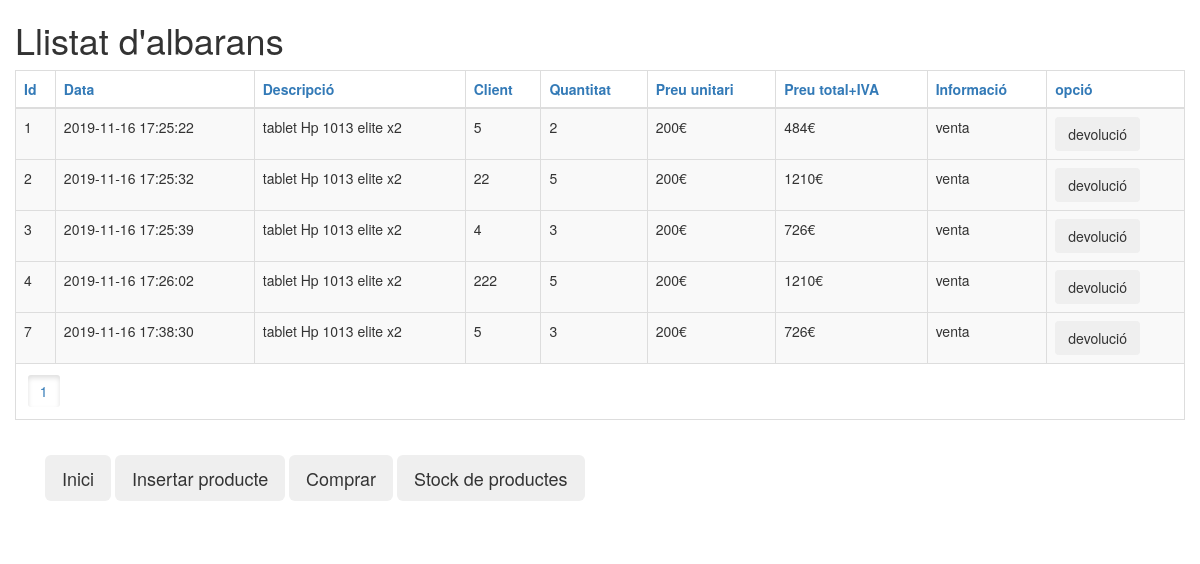
Screenshot of /intro.php with the database file from the repository.
### tables this page shows
CREATE TABLE `albara_detall` (
  `id_lin` int(11) NOT NULL,
  `rid_venda` int(11) NOT NULL,
  `rid_prod` int(11) NOT NULL,
  `unitats` double NOT NULL,
  `preu_total_iva` double NOT NULL,
  `tipus_mov` varchar(10) NOT NULL
);

CREATE TABLE `albara` (
  `id_venta` int(11) NOT NULL,
  `rid_client` int(11) NOT NULL,
  `dia` timestamp NOT NULL DEFAULT current_timestamp() ON UPDATE current_timestamp(),
  `nombre` varchar(500) NOT NULL
);

CREATE TABLE `producte` (
  `id_producte` int(11) NOT NULL,
  `stock_act` double NOT NULL,
  `preu` double NOT NULL,
  `nombre_producte` varchar(500) NOT NULL
);

### intro.php (the view, shortened to what this page needs)
<?php
require_once('conector.php');
$stmt = $link->prepare('SELECT a.*,ad.*,p.* from albara a , albara_detall ad,producte p  where a.id_venta = ad.rid_venda and ad.rid_prod=p.id_producte');
$stmt->execute();
?>
<!DOCTYPE html>
<html lang="es">
<head>
    <link rel="stylesheet" type="text/css" href="https://maxcdn.bootstrapcdn.com/bootstrap/3.3.7/css/bootstrap.min.css">
    <link rel="stylesheet" type="text/css" href="https://cdn.datatables.net/v/dt/dt-1.10.20/datatables.min.css" />
</head>
<body>
    <div class="container-fluid">
        <h1>Llistat d'albarans</h1>
        <table id="taulaResultats" class="table table-responsive table-bordered table-striped">
            <thead>
                <th>Id</th>
                <th>Data</th>
                <th>Descripció</th>
                <th>Client</th>
                <th>Quantitat</th>
                <th>Preu unitari</th>
                <th>Preu total+IVA</th>
                <th>Informació</th>
                <th>opció</th>
            </thead>
            <tbody>
                <?php
        while($row = $stmt->fetch(PDO::FETCH_ASSOC)){
            echo "<form action='intro.php' method='post'>";
                  if($row['tipus_mov']=="V"){
                $info="venta";
            }else{
                $info="devolució";
            }
            $cliente=$row['rid_client'];
            $idVenta=$row['id_venta'];
            print("<tr>");
            print("<td>$idVenta</td>");
            print("<td>".$row['dia']."</td>");
            print("<td>".$row['nombre']."</td><td>$cliente</td>");
            print("<td>".$row['unitats']."</td><td>".$row['preu']."€</td><td>".$row['preu_total_iva']."€</td><td>$info</td><td>
            <input type='hidden' name='mov' value='".$row['tipus_mov']."'>
            <input type='hidden' name='idV' value='".$row['id_venta']."'>
            <input type='hidden' name='sto' value='".$row['stock_act']."'>
            <input type='hidden' name='un' value='".$row['unitats']."'>
            <input type='hidden' name='idP' value='".$row['id_producte']."'>
            <button id='deli' type='submit' class='btn' name='devol'>devolució</button></td><tr></form>");
        }
        ?>
            </tbody>
        </table>
        <div class="container pull-left">
            <div class="panel-body">
                <form action="intro.php" method="post">
                    <input class="btn  btn-lg btn" type="submit" name="tornar" value="Inici">
                    <input class="btn  btn-lg btn" type="submit" name="insertar" value="Insertar producte" >
                    <input class="btn  btn-lg btn" type="submit" name="comprar" value="Comprar">
                    <input class="btn  btn-lg btn" type="submit" name="stock" value="Stock de productes" id="st">
                </form>
            </div>
        </div>
    </div>
</body>
</html>

### rows the page displays
albara_detall: rid_venda.id_venta "1", rid_venda.dia "2019-11-16 17:25:22", rid_venda.nombre "tablet Hp 1013 elite x2", rid_venda.rid_client "5", unitats "2", rid_prod.preu "200", preu_total_iva "484", tipus_mov "venta"
albara_detall: rid_venda.id_venta "2", rid_venda.dia "2019-11-16 17:25:32", rid_venda.nombre "tablet Hp 1013 elite x2", rid_venda.rid_client "22", unitats "5", rid_prod.preu "200", preu_total_iva "1210", tipus_mov "venta"
albara_detall: rid_venda.id_venta "3", rid_venda.dia "2019-11-16 17:25:39", rid_venda.nombre "tablet Hp 1013 elite x2", rid_venda.rid_client "4", unitats "3", rid_prod.preu "200", preu_total_iva "726", tipus_mov "venta"
albara_detall: rid_venda.id_venta "4", rid_venda.dia "2019-11-16 17:26:02", rid_venda.nombre "tablet Hp 1013 elite x2", rid_venda.rid_client "222", unitats "5", rid_prod.preu "200", preu_total_iva "1210", tipus_mov "venta"
albara_detall: rid_venda.id_venta "7", rid_venda.dia "2019-11-16 17:38:30", rid_venda.nombre "tablet Hp 1013 elite x2", rid_venda.rid_client "5", unitats "3", rid_prod.preu "200", preu_total_iva "726", tipus_mov "venta"
